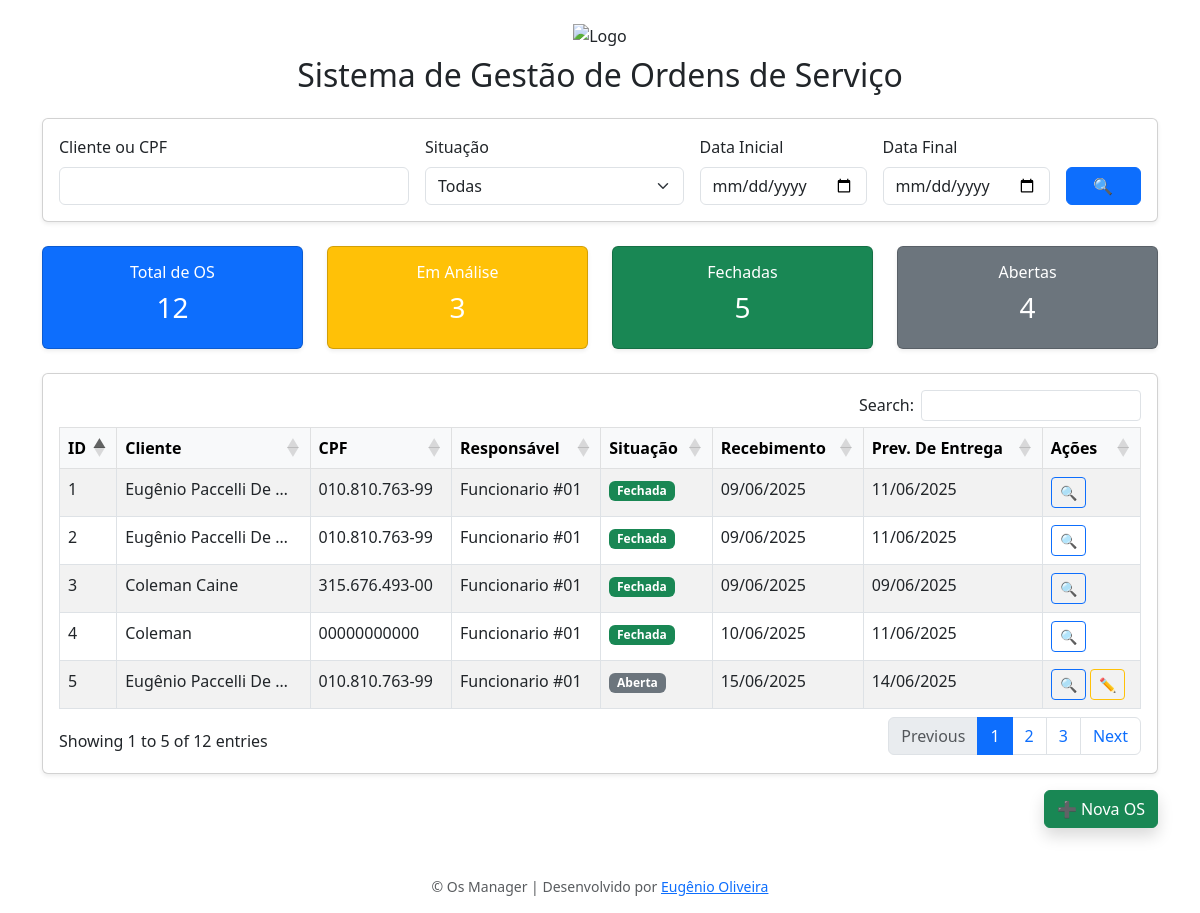
Before: / with the older database file.
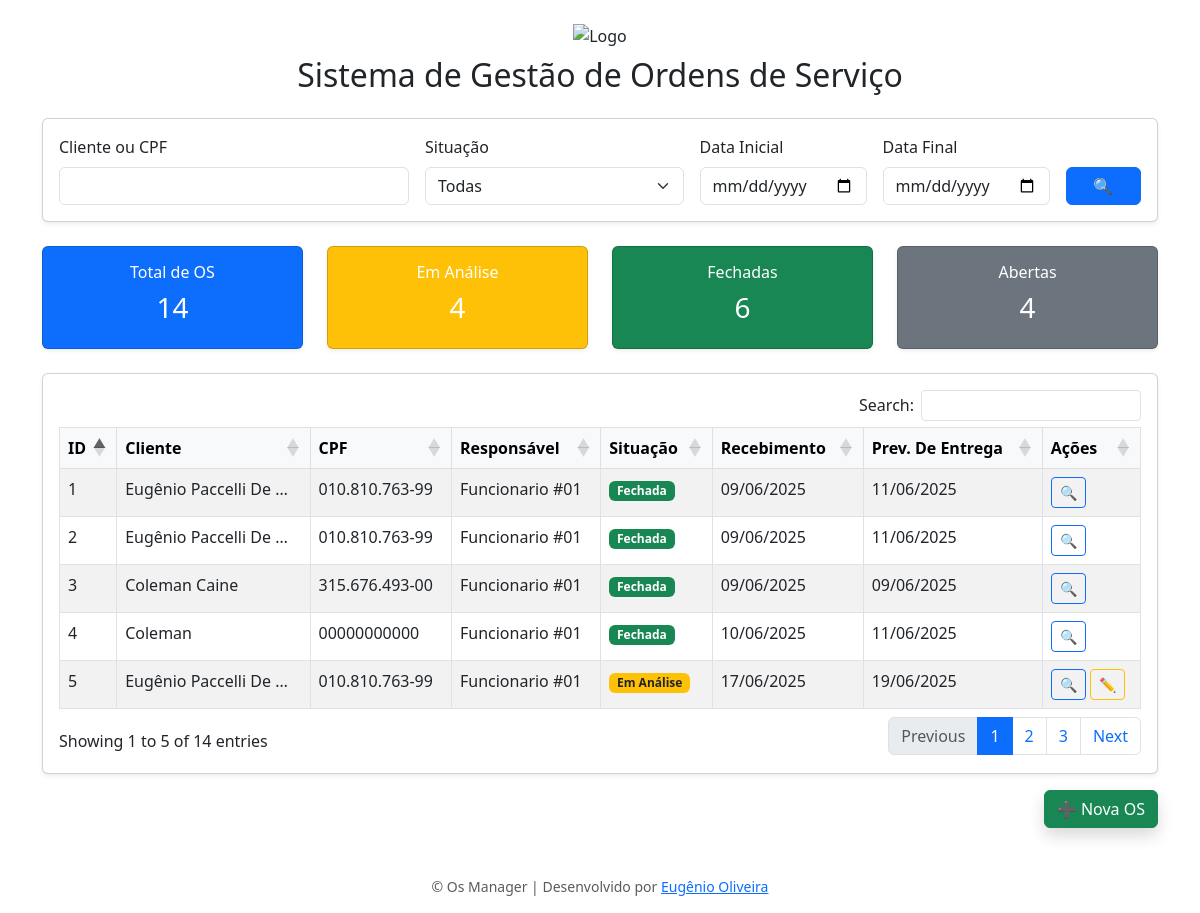
After: the same page with the newer database file.
### ordem_servico/models.py (models this page shows, shortened)
class OrdemServico(models.Model):
    cliente = models.ForeignKey(Cliente, on_delete=models.PROTECT)
    responsavel = models.ForeignKey(Funcionario, on_delete=models.PROTECT)
    situacao = models.CharField(
        max_length=10,
        choices=Situacao.choices,
        default=Situacao.ABERTA
    )
    data_os = models.DateField()
    previsao_entrega = models.DateField()
    canal_venda = models.CharField(
        max_length=10,
        choices=CanalVenda.choices,
        default=CanalVenda.PRESENCIAL
    )
    equipamento = models.CharField(max_length=100)
    marca = models.CharField(max_length=50, blank=True)
    modelo = models.CharField(max_length=50, blank=True)
    serie = models.CharField(max_length=50, blank=True)
    condicoes = models.TextField(blank=True)
    defeitos = models.TextField(blank=True)
    acessorios = models.TextField(blank=True)
    solucao = models.TextField(blank=True)
    laudo_tecnico = models.TextField(blank=True)
    termos_garantia = models.TextField(blank=True)
    data_criacao = models.DateField(auto_now_add=True)
    hora_criacao = models.TimeField(default=timezone.now, editable=False)

class Cliente(models.Model):
    nome = models.CharField(max_length=100)
    cpf = models.CharField(max_length=14, unique=True)
    telefone = models.CharField(max_length=100)

class Funcionario(models.Model):
    nome = models.CharField(max_length=100)
    def __str__(self):
        return self.nome

### ordem_servico/views.py (the view, shortened to what this page needs)
# urls.py: path('', views.lista_ordens, name='lista_ordens'),
def lista_ordens(request):
    ordens = OrdemServico.objects.all().order_by('-id')
    cliente = request.GET.get("cliente")
    situacao = request.GET.get("situacao")
    data_inicial = request.GET.get("data_inicial")
    data_final = request.GET.get("data_final")
    if cliente:
        ordens = ordens.filter(
            Q(cliente__nome__icontains=cliente) | Q(cliente__cpf__icontains=cliente)
        )
    if situacao:
        ordens = ordens.filter(situacao=situacao)
    if data_inicial:
        ordens = ordens.filter(data_os__gte=data_inicial)
    if data_final:
        ordens = ordens.filter(data_os__lte=data_final)
    total_ordens = ordens.count()
    em_analise = ordens.filter(situacao='analise').count()
    fechadas = ordens.filter(situacao='fechada').count()
    abertas = ordens.filter(situacao='aberta').count()
    context = {
        'ordens': ordens,
        'total_ordens': total_ordens,
        'em_analise': em_analise,
        'fechadas': fechadas,
        'abertas': abertas,
    }
    return render(request, 'ordem_servico/lista.html', context)

### ordem_servico/templates/ordem_servico/lista.html (shortened to what the changed rows need)
{% extends 'ordem_servico/base.html' %}
{% block content %}
<div class="row mb-4 text-center">
    <div class="col-md-3">
        <div class="card text-white bg-primary shadow-sm">
            <div class="card-body">
                <h6>Total de OS</h6>
                <h3>{{ total_ordens }}</h3>
            </div>
        </div>
    </div>
    <div class="col-md-3">
        <div class="card text-white bg-warning shadow-sm">
            <div class="card-body">
                <h6>Em Análise</h6>
                <h3>{{ em_analise }}</h3>
            </div>
        </div>
    </div>
    <div class="col-md-3">
        <div class="card text-white bg-success shadow-sm">
            <div class="card-body">
                <h6>Fechadas</h6>
                <h3>{{ fechadas }}</h3>
            </div>
        </div>
    </div>
</div>
<div class="card shadow-sm">
    <div class="card-body">
        <table id="osTable" class="table table-bordered table-striped nowrap" style="width:100%">
            <thead class="table-light">
                <tr>
                    <th>ID</th>
                    <th>Cliente</th>
                    <th>CPF</th>
                    <th>Responsável</th>
                    <th>Situação</th>
                    <th>Recebimento</th>
                    <th>Prev. De Entrega</th>
                    <th>Ações</th>
                </tr>
            </thead>
            <tbody>
                {% for os in ordens %}
                <tr>
                    <td>{{ os.id }}</td>
                    <td>{{ os.cliente.nome|cut:"  "|truncatewords:3 }}</td>
                    <td>{{ os.cliente.cpf }}</td>
                    <td>{{ os.responsavel }}</td>
                    <td>
                        <span class="badge
                            {% if os.situacao == 'analise' %}bg-warning text-dark
                            {% elif os.situacao == 'fechada' %}bg-success
                            {% else %}bg-secondary{% endif %}">
                            {{ os.get_situacao_display }}
                        </span>
                    </td>
                    <td>{{ os.data_os|date:"d/m/Y" }}</td>
                    <td>{{ os.previsao_entrega|date:"d/m/Y" }}</td>
                    <td>
                        <a href="{% url 'detalhar_ordem' os.id %}" class="btn btn-sm btn-outline-primary">🔍</a>
                        {% if os.situacao != "fechada" %}
                        <a href="{% url 'editar_ordem' os.id %}" class="btn btn-sm btn-outline-warning">✏️</a>
                        {% endif %}
                    </td>
                </tr>
                {% endfor %}
            </tbody>
        </table>
    </div>
</div>
{% endblock %}
{% block extra_scripts %}
<link rel="stylesheet" href="https://cdn.datatables.net/1.13.5/css/dataTables.bootstrap5.min.css" />
{% endblock %}

Changed rows visible on the page:
changed OrdemServico id 5: situacao "Aberta" → "Em Análise"; data_os "15/06/2025" → "17/06/2025"; previsao_entrega "14/06/2025" → "19/06/2025"
Other visible differences:
{{ total_ordens }}: "12" → "14"
{{ em_analise }}: "3" → "4"
{{ fechadas }}: "5" → "6"
text written by a page script: "Search: Showing 1 to 5 of 12 entries Previous 1 2 3 Next" → "Search: Showing 1 to 5 of 14 entries Previous 1 2 3 Next"
